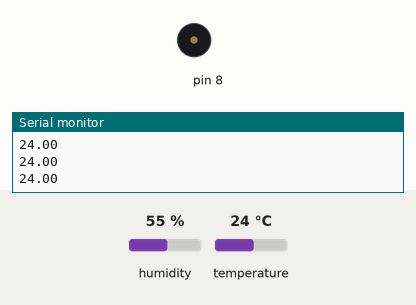
This sketch was run on a simulated Arduino Uno, built with avr-gcc and run on an emulated ATmega328P. Parts: buzzer (waves = sounding), the last lines printed to the serial monitor. The test bench sets the inputs (shaded band); at power-on: temperature 24 °C, humidity 55 %.

Above: at 2.8 s.
2.9 s: temperature set to 29 °C
5.6 s: temperature set to 32 °C
At 7.0 s:
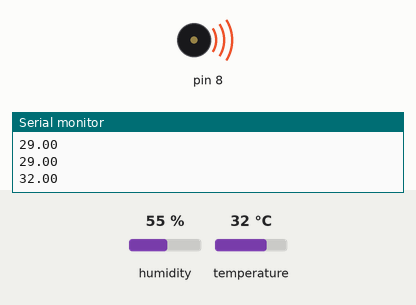
Timing chart, 0 to 8.6 s (numbered marks = the images above; inputs shaded):
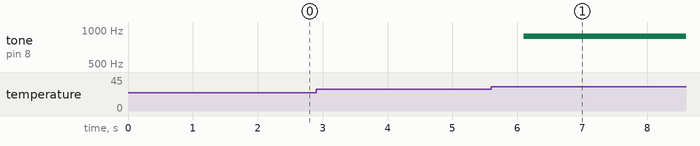

Measured:
- the behaviour switches between 30 and 31 °C on temperature (found by bisection; images 0 and 1)
- after the input at 5.6 s, tone on pin 8: silent → 880 Hz after 0.50 s

The sketch:

fiebre.ino
```cpp
// Sesion 8 - Reto: la alarma de fiebre
// DHT11 con la patita S al pin 2 (libreria "DHT sensor library").
// Buzzer en el pin 8. Si pasa de 30 grados, suena.

#include <DHT.h>
DHT dht(2, DHT11);

void setup() {
  Serial.begin(9600);
  dht.begin();
}

void loop() {
  float t = dht.readTemperature();
  Serial.println(t);

  if (t > 30) {
    tone(8, 880);   // ¡fiebre!
  } else {
    noTone(8);
  }
  delay(1000);
}
```
